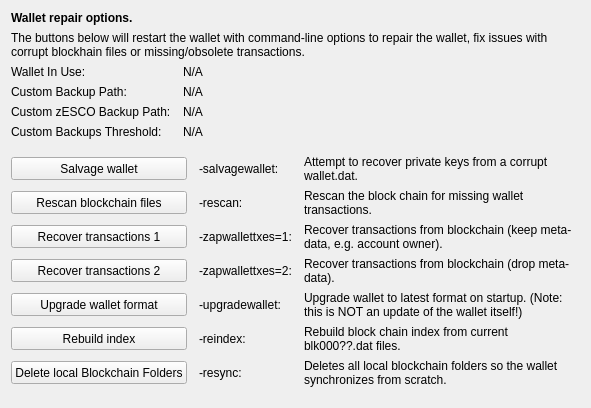
     <widget class="QWidget" name="tab_repair">
      <attribute name="title">
       <string>&amp;Wallet Repair</string>
      </attribute>
      <layout class="QGridLayout" name="gridLayout_4" columnstretch="0,0,0,0">
       <property name="horizontalSpacing">
        <number>12</number>
       </property>
       <item row="0" column="0" colspan="4">
        <widget class="QLabel" name="label_repair_header">
         <property name="font">
          <font>
           <weight>75</weight>
           <bold>true</bold>
          </font>
         </property>
         <property name="text">
          <string>Wallet repair options.</string>
         </property>
        </widget>
       </item>
       <item row="1" column="0" colspan="4">
        <widget class="QLabel" name="label_repair_helptext">
         <property name="font">
          <font>
           <weight>50</weight>
           <bold>false</bold>
          </font>
         </property>
         <property name="text">
          <string>The buttons below will restart the wallet with command-line options to repair the wallet, fix issues with corrupt blockhain files or missing/obsolete transactions.</string>
         </property>
         <property name="wordWrap">
          <bool>true</bool>
         </property>
        </widget>
       </item>
       <item row="2" column="0">
        <widget class="QLabel" name="wallet_path_label">
         <property name="text">
          <string>Wallet In Use:</string>
         </property>
        </widget>
       </item>
       <item row="2" column="1" colspan="3">
        <widget class="QLabel" name="wallet_path">
         <property name="cursor">
          <cursorShape>IBeamCursor</cursorShape>
         </property>
         <property name="text">
          <string>N/A</string>
         </property>
         <property name="textFormat">
          <enum>Qt::PlainText</enum>
         </property>
         <property name="textInteractionFlags">
          <set>Qt::LinksAccessibleByMouse|Qt::TextSelectableByKeyboard|Qt::TextSelectableByMouse</set>
         </property>
        </widget>
       </item>
       <item row="3" column="0">
        <widget class="QLabel" name="wallet_custombackuppath_label">
         <property name="text">
          <string>Custom Backup Path:</string>
         </property>
         <property name="visible">
          <bool>false</bool>
         </property>
        </widget>
       </item>
       <item row="3" column="1" colspan="3">
        <widget class="QLabel" name="wallet_custombackuppath">
         <property name="cursor">
          <cursorShape>IBeamCursor</cursorShape>
         </property>
         <property name="text">
          <string>N/A</string>
         </property>
         <property name="textFormat">
          <enum>Qt::PlainText</enum>
         </property>
         <property name="textInteractionFlags">
          <set>Qt::LinksAccessibleByMouse|Qt::TextSelectableByKeyboard|Qt::TextSelectableByMouse</set>
         </property>
         <property name="visible">
          <bool>false</bool>
         </property>
        </widget>
       </item>
       <item row="4" column="0">
        <widget class="QLabel" name="wallet_customzescrowbackuppath_label">
         <property name="text">
          <string>Custom zESCO Backup Path:</string>
         </property>
         <property name="visible">
          <bool>false</bool>
         </property>
        </widget>
       </item>
       <item row="4" column="1" colspan="3">
        <widget class="QLabel" name="wallet_customzescrowbackuppath">
         <property name="cursor">
          <cursorShape>IBeamCursor</cursorShape>
         </property>
         <property name="text">
          <string>N/A</string>
         </property>
         <property name="textFormat">
          <enum>Qt::PlainText</enum>
         </property>
         <property name="textInteractionFlags">
          <set>Qt::LinksAccessibleByMouse|Qt::TextSelectableByKeyboard|Qt::TextSelectableByMouse</set>
         </property>
         <property name="visible">
          <bool>false</bool>
         </property>
        </widget>
       </item>
       <item row="5" column="0">
        <widget class="QLabel" name="wallet_custombackupthreshold_label">
         <property name="text">
          <string>Custom Backups Threshold:</string>
         </property>
         <property name="visible">
          <bool>false</bool>
         </property>
        </widget>
       </item>
       <item row="5" column="1" colspan="3">
        <widget class="QLabel" name="wallet_custombackupthreshold">
         <property name="cursor">
          <cursorShape>IBeamCursor</cursorShape>
         </property>
         <property name="text">
          <string>N/A</string>
         </property>
         <property name="textFormat">
          <enum>Qt::PlainText</enum>
         </property>
         <property name="textInteractionFlags">
          <set>Qt::LinksAccessibleByMouse|Qt::TextSelectableByKeyboard|Qt::TextSelectableByMouse</set>
         </property>
         <property name="visible">
          <bool>false</bool>
         </property>
        </widget>
       </item>
       <item row="6" column="0">
        <spacer name="verticalSpacer_repair1">
         <property name="orientation">
          <enum>Qt::Vertical</enum>
         </property>
         <property name="sizeHint" stdset="0">
          <size>
           <width>10</width>
           <height>10</height>
          </size>
         </property>
        </spacer>
       </item>
       <item row="7" column="0" colspan="2">
        <widget class="QPushButton" name="btn_salvagewallet">
         <property name="minimumSize">
          <size>
           <width>100</width>
           <height>23</height>
          </size>
         </property>
         <property name="text">
          <string>Salvage wallet</string>
         </property>
        </widget>
       </item>
       <item row="7" column="2">
        <widget class="QLabel" name="label_repair_salvage_command">
         <property name="text">
          <string notr="true">-salvagewallet:</string>
         </property>
        </widget>
       </item>
       <item row="7" column="3">
        <widget class="QLabel" name="label_repair_salvage">
         <property name="text">
          <string>Attempt to recover private keys from a corrupt wallet.dat.</string>
         </property>
         <property name="wordWrap">
          <bool>true</bool>
         </property>
        </widget>
       </item>
       <item row="8" column="0" colspan="2">
        <widget class="QPushButton" name="btn_rescan">
         <property name="minimumSize">
          <size>
           <width>100</width>
           <height>23</height>
          </size>
         </property>
         <property name="text">
          <string>Rescan blockchain files</string>
         </property>
        </widget>
       </item>
       <item row="8" column="2">
        <widget class="QLabel" name="label_repair_rescan_command">
         <property name="text">
          <string notr="true">-rescan:</string>
         </property>
        </widget>
       </item>
       <item row="8" column="3">
        <widget class="QLabel" name="label_repair_rescan">
         <property name="text">
          <string>Rescan the block chain for missing wallet transactions.</string>
         </property>
         <property name="wordWrap">
          <bool>true</bool>
         </property>
        </widget>
       </item>
       <item row="9" column="0" colspan="2">
        <widget class="QPushButton" name="btn_zapwallettxes1">
         <property name="minimumSize">
          <size>
           <width>100</width>
           <height>23</height>
          </size>
         </property>
         <property name="text">
          <string>Recover transactions 1</string>
         </property>
        </widget>
       </item>
       <item row="9" column="2">
        <widget class="QLabel" name="label_repair_zap1_command">
         <property name="text">
          <string notr="true">-zapwallettxes=1:</string>
         </property>
        </widget>
       </item>
       <item row="9" column="3">
        <widget class="QLabel" name="label_repair_zap1">
         <property name="text">
          <string>Recover transactions from blockchain (keep meta-data, e.g. account owner).</string>
         </property>
         <property name="wordWrap">
          <bool>true</bool>
         </property>
        </widget>
       </item>
       <item row="10" column="0" colspan="2">
        <widget class="QPushButton" name="btn_zapwallettxes2">
         <property name="minimumSize">
          <size>
           <width>100</width>
           <height>23</height>
          </size>
         </property>
         <property name="text">
          <string>Recover transactions 2</string>
         </property>
        </widget>
       </item>
       <item row="10" column="2">
        <widget class="QLabel" name="label_repair_zap2_command">
         <property name="text">
          <string notr="true">-zapwallettxes=2:</string>
         </property>
        </widget>
       </item>
       <item row="10" column="3">
        <widget class="QLabel" name="label_repair_zap2">
         <property name="text">
          <string>Recover transactions from blockchain (drop meta-data).</string>
         </property>
         <property name="wordWrap">
          <bool>true</bool>
         </property>
        </widget>
       </item>
       <item row="11" column="0" colspan="2">
        <widget class="QPushButton" name="btn_upgradewallet">
         <property name="minimumSize">
          <size>
           <width>100</width>
           <height>23</height>
          </size>
         </property>
         <property name="text">
          <string>Upgrade wallet format</string>
         </property>
        </widget>
       </item>
       <item row="11" column="2">
        <widget class="QLabel" name="label_repair_upgrade_command">
         <property name="text">
          <string notr="true">-upgradewallet:</string>
         </property>
        </widget>
       </item>
       <item row="11" column="3">
        <widget class="QLabel" name="label_repair_upgrade">
         <property name="text">
          <string>Upgrade wallet to latest format on startup. (Note: this is NOT an update of the wallet itself!)</string>
         </property>
         <property name="wordWrap">
          <bool>true</bool>
         </property>
        </widget>
       </item>
       <item row="12" column="0" colspan="2">
        <widget class="QPushButton" name="btn_reindex">
         <property name="minimumSize">
          <size>
           <width>100</width>
           <height>23</height>
          </size>
         </property>
         <property name="text">
          <string>Rebuild index</string>
         </property>
        </widget>
       </item>
       <item row="12" column="2">
        <widget class="QLabel" name="label_repair_reindex_command">
         <property name="text">
          <string notr="true">-reindex:</string>
         </property>
        </widget>
       </item>
       <item row="12" column="3">
        <widget class="QLabel" name="label_repair_reindex">
         <property name="text">
          <string>Rebuild block chain index from current blk000??.dat files.</string>
         </property>
         <property name="wordWrap">
          <bool>true</bool>
         </property>
        </widget>
       </item>
       <item row="13" column="0" colspan="2">
        <widget class="QPushButton" name="btn_resync">
         <property name="minimumSize">
          <size>
           <width>100</width>
           <height>23</height>
          </size>
         </property>
         <property name="text">
          <string>Delete local Blockchain Folders</string>
         </property>
        </widget>
       </item>
       <item row="13" column="2">
        <widget class="QLabel" name="label_repair_resync_command">
         <property name="text">
          <string>-resync:</string>
         </property>
        </widget>
       </item>
       <item row="13" column="3">
        <widget class="QLabel" name="label_repair_resync">
         <property name="text">
          <string>Deletes all local blockchain folders so the wallet synchronizes from scratch.</string>
         </property>
         <property name="wordWrap">
          <bool>true</bool>
         </property>
        </widget>
       </item>
       <item row="14" column="0">
        <spacer name="verticalSpacer_repair2">
         <property name="orientation">
          <enum>Qt::Vertical</enum>
         </property>
         <property name="sizeHint" stdset="0">
          <size>
           <width>20</width>
           <height>10</height>
          </size>
         </property>
        </spacer>
       </item>
      </layout>
     </widget>
